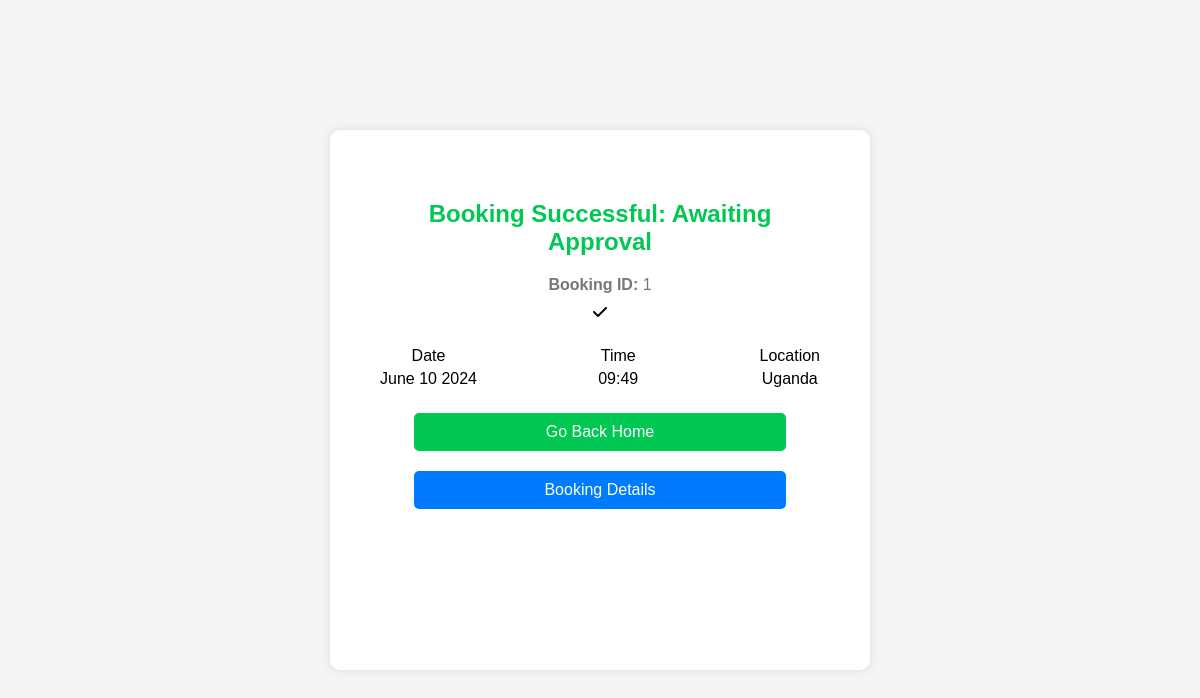
The page /booking/success/1/ on the database its author committed.
### harmoniconnect/models.py (models this page shows, shortened)
class Booking(models.Model):
    BOOKING_STATUS = [
        ("pending", "Pending"),
        ("confirmed", "Confirmed"),
        ("completed", "Completed"),
    ]
    client = models.ForeignKey(
        Client, on_delete=models.CASCADE, related_name="bookings"
    )
    service = models.ForeignKey(
        Service, on_delete=models.CASCADE, related_name="service"
    )
    booking_date = models.DateTimeField(db_index=True)
    status = models.CharField(max_length=20, choices=BOOKING_STATUS)
    special_request = models.TextField(
        blank=True, null=True
    )  # Assuming special_request is a free text field
    name = models.CharField(max_length=255)
    contact = models.CharField(max_length=255, default="000-000-0000")
    email = models.EmailField(default="default@example.com")
    location = models.CharField(max_length=255, default="Default Location")

### harmoniconnect/views.py (the view)
# urls.py: path('booking/success/<int:booking_id>/', views.booking_success, name='booking_success'),
def booking_success(request, booking_id):
    booking = get_object_or_404(Booking, id=booking_id)
    context = {"booking": booking}
    return render(request, "booking_success.html", context)

### harmoniconnect/templates/booking_success.html (shortened to what this page needs)
<!DOCTYPE html>
<html lang="en">
    {% load static %}
<head>
    <link rel="stylesheet" href="{% static 'css/booking_success.css' %}">
    <link rel="stylesheet" href="https://cdnjs.cloudflare.com/ajax/libs/font-awesome/6.0.0-beta3/css/all.min.css">
</head>
<body>
    <div class="container">
        <div class="success-card">
            <h2>Booking Successful: Awaiting Approval</h2>
            <p class="booking-id"><strong>Booking ID:</strong> {{ booking.id }}</p>
            <i class="fas fa-check success-icon"></i>
            <div class="details">
                <div class="detail">
                    <p>Date</p>
                    <p>{{ booking.booking_date|date:"F d Y" }}</p>
                </div>
                <div class="detail">
                    <p>Time</p>
                    <p>{{ booking.booking_date|time:"H:i" }}</p>
                </div>
                <div class="detail">
                    <p>Location</p>
                    <p>{{ booking.location }}</p>
                </div>
            </div>
            <a href="{% url 'home' %}" class="button primary">Go Back Home</a>
            <a href="{% url 'client_dashboard' %}" class="button secondary">Booking Details</a>
        </div>
    </div>
</body>
</html>

### rows shown on the page
Booking: id "1", booking_date "June 10 2024", booking_date "09:49", location "Uganda"
